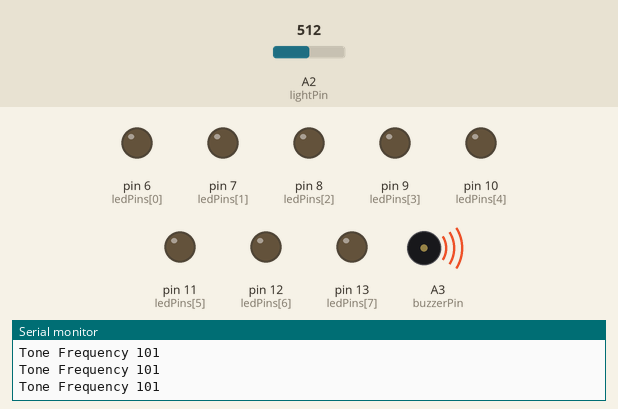
A sketch run on a simulated Arduino Uno, built with avr-gcc and run on an emulated ATmega328P. On the bench: output pins drawn as LEDs (lit = HIGH), buzzer (waves = sounding), the last lines printed to the serial monitor. The test bench sets the inputs (shaded band); at power-on: A2 (lightPin) = 512.

Above: at 1.2 s.
1.3 s: A2 (lightPin) set to 716
At 2.0 s:
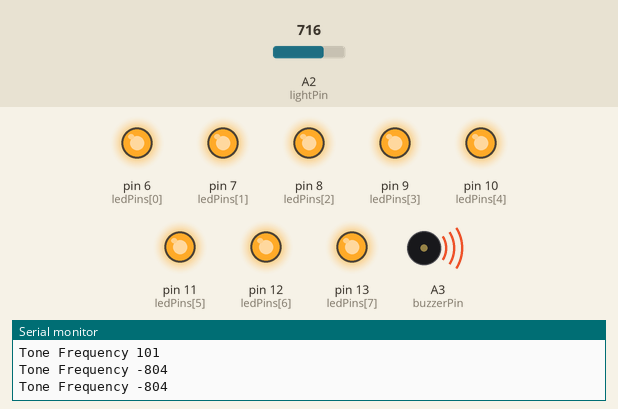
3.0 s: A2 (lightPin) set to 697
At 4.2 s:
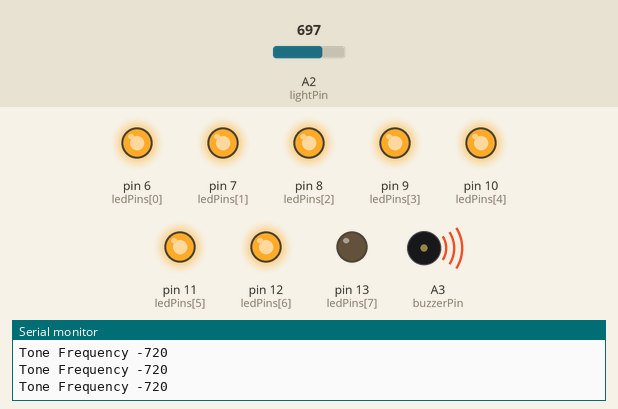
4.5 s: A2 (lightPin) set to 511
At 5.7 s:
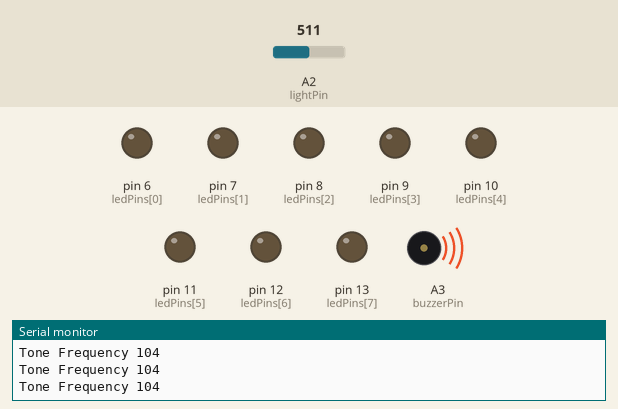
Timing chart, 0 to 7.5 s (numbered marks = the images above; inputs shaded):
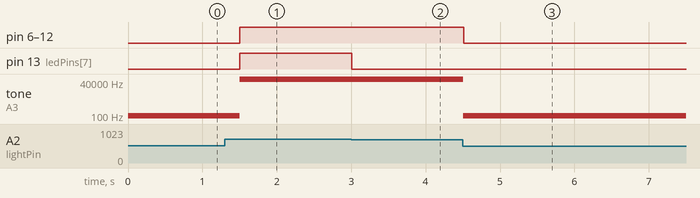

The sketch:

Bessy_LIght_Graph.ino
```cpp
/*
 * Read light value, contantly calibrating lowest and highest reading
 * map it to the 8 leds
 */

int ledPins[] = {6, 7, 8, 9, 10, 11, 12, 13};
int lightPin = A2;
int minLightLevel = 1023;
int maxLightLevel = 0;
int buzzerPin = A3;
int toneFrequency;


void setup()
{
	for (int i = 0; i < 8; i++)
	{
		pinMode(ledPins[i], OUTPUT);
	}
	Serial.begin(9600);
	pinMode(buzzerPin, OUTPUT);
}

void loop()
{
	int lightLevel;

	int ledMark = 0;   // highest led to display based on reading

	lightLevel = analogRead(lightPin);


	if (lightLevel > maxLightLevel)
	{
		maxLightLevel = lightLevel;
	}
	if (lightLevel < minLightLevel)
	{
		minLightLevel = lightLevel;
	}


	ledMark = map(lightLevel, minLightLevel, maxLightLevel, 0, 8);
	toneFrequency = map(1023-lightLevel, minLightLevel, maxLightLevel, 100, 1000);
	tone(buzzerPin, toneFrequency);
/*	Serial.print("Light Level ");
	Serial.print(lightLevel);
	Serial.print("    Max Light Level  ");
	Serial.print(maxLightLevel);
	Serial.print("   Min Light Level ");
	Serial.println(minLightLevel); */
	Serial.print("Tone Frequency ");
	Serial.println(toneFrequency);

	for(int i = 0; i < 8; i++)
	{
		if (i < ledMark)
		{
			digitalWrite(ledPins[i], HIGH);
		}
		else
		{
			digitalWrite(ledPins[i], LOW);

		}
	}

	delay(300);
}
```

Measured:
- the behaviour switches between 716 and 715 on A2 (lightPin) (found by bisection; images 1 and 2)
- after the input at 1.3 s, pin 6 (ledPins[0]), pin 7 (ledPins[1]), pin 8 (ledPins[2]), pin 9 (ledPins[3]), pin 10 (ledPins[4]), pin 11 (ledPins[5]), pin 12 (ledPins[6]), pin 13 (ledPins[7]): LOW → HIGH after 0.20 s; tone on A3 (buzzerPin): 101 Hz → 64732 Hz after 0.20 s
- after the input at 3.0 s, pin 13 (ledPins[7]): HIGH → LOW at once; tone on A3 (buzzerPin): 64732 Hz → 64816 Hz at once
- after the input at 4.5 s, pin 6 (ledPins[0]), pin 7 (ledPins[1]), pin 8 (ledPins[2]), pin 9 (ledPins[3]), pin 10 (ledPins[4]), pin 11 (ledPins[5]), pin 12 (ledPins[6]): HIGH → LOW at once; tone on A3 (buzzerPin): 64816 Hz → 104 Hz at once
